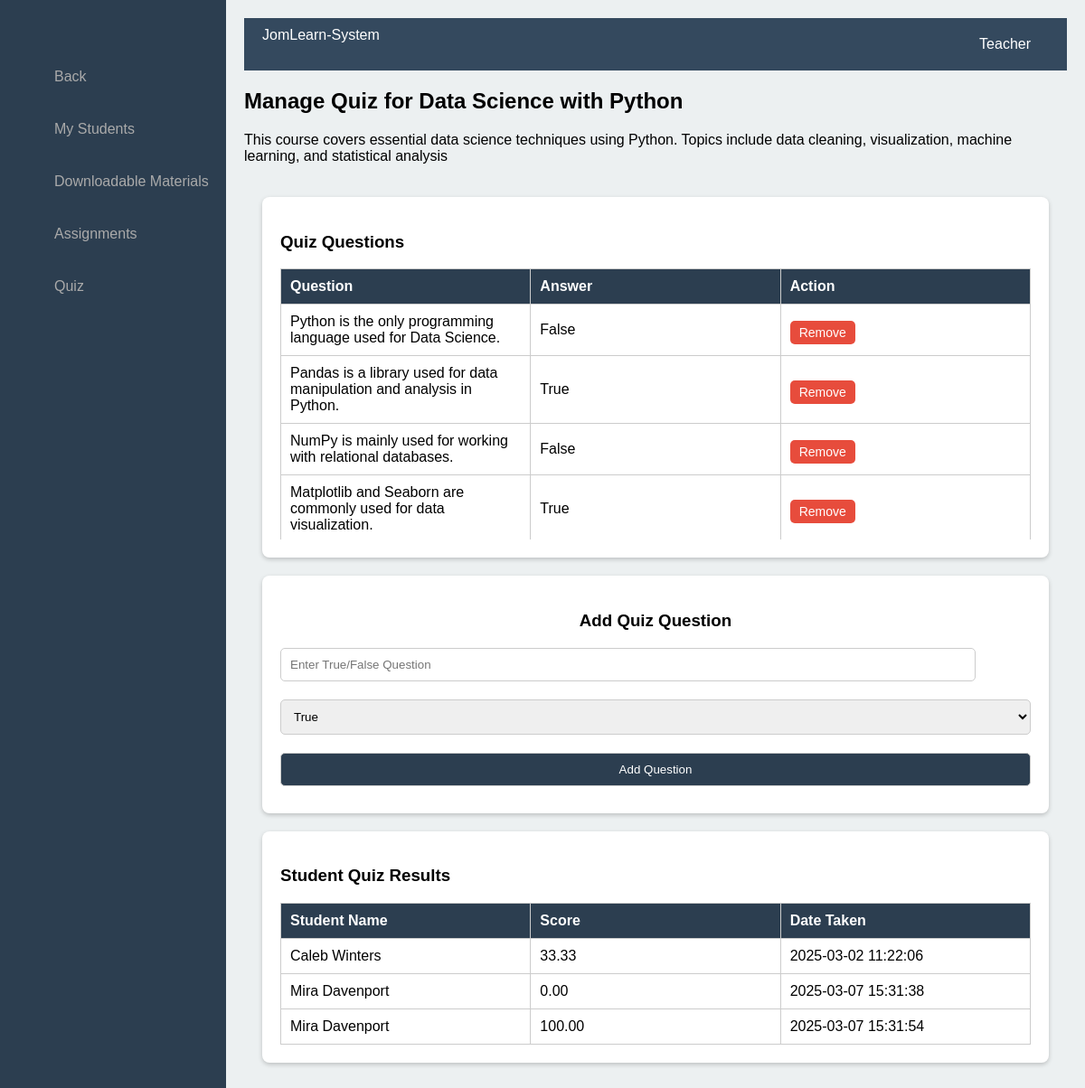
Page /quiz_teacher.php?id=73 on the committed database.
### tables this page shows
CREATE TABLE `courses` (
  `id` int(11) NOT NULL,
  `title` varchar(255) NOT NULL,
  `description` text NOT NULL,
  `teacher_id` int(11) NOT NULL
);

CREATE TABLE `quizzes` (
  `id` int(11) NOT NULL,
  `course_id` int(11) DEFAULT NULL,
  `question` text NOT NULL,
  `answer` enum('True','False') NOT NULL
);

CREATE TABLE `quiz_results` (
  `id` int(11) NOT NULL,
  `student_id` int(11) NOT NULL,
  `course_id` int(11) NOT NULL,
  `score` decimal(5,2) NOT NULL,
  `taken_at` timestamp NOT NULL DEFAULT current_timestamp()
);

CREATE TABLE `students` (
  `student_id` int(11) NOT NULL,
  `fullname` varchar(255) NOT NULL,
  `id_number` varchar(50) NOT NULL,
  `email` varchar(255) NOT NULL,
  `password` varchar(255) NOT NULL
);

### quiz_teacher.php (the view, shortened to what this page needs)
<?php
$servername = "localhost";
$username = "root";
$password = "";
$dbname = "assignment3";
$conn = new mysqli($servername, $username, $password, $dbname);
$course_id = $_SESSION['course_id'] ?? 0;
$course_query = "SELECT title, description FROM courses WHERE id = ?";
$stmt = $conn->prepare($course_query);
$stmt->bind_param("i", $course_id);
$stmt->execute();
$stmt->bind_result($course_title, $course_description);
$quiz_query = "SELECT id, question, answer FROM quizzes WHERE course_id = ?";
$stmt = $conn->prepare($quiz_query);
$stmt->bind_param("i", $course_id);
$stmt->execute();
$result = $stmt->get_result();
$quiz_list = "";
while ($row = $result->fetch_assoc()) {
    $quiz_list .= "<tr>
                    <td>" . htmlspecialchars($row['question']) . "</td>
                    <td>" . htmlspecialchars($row['answer']) . "</td>
                    <td>
                        <a href='delete_quiz.php?id={$row['id']}' class='btn remove' onclick='return confirm(\"Are you sure you want to delete this question?\")'>Remove</a>
                    </td>
                   </tr>";
}
$results_query = "SELECT s.fullname, qr.score, qr.taken_at
                  FROM quiz_results qr
                  JOIN students s ON qr.student_id = s.student_id
                  WHERE qr.course_id = ?";
$stmt = $conn->prepare($results_query);
$stmt->bind_param("i", $course_id);
$stmt->execute();
$result = $stmt->get_result();
$results_list = "";
while ($row = $result->fetch_assoc()) {
    $results_list .= "<tr>
                        <td>" . htmlspecialchars($row['fullname']) . "</td>
                        <td>" . htmlspecialchars($row['score']) . "</td>
                        <td>" . htmlspecialchars($row['taken_at']) . "</td>
                      </tr>";
}
?>
<!DOCTYPE html>
<html lang="en">
<head>
</head>
<body>
<?php include 'bar_teacher2.php'; ?>
<h2>Manage Quiz for <?php echo htmlspecialchars($course_title); ?></h2>
<p><?php echo htmlspecialchars($course_description); ?></p>
<div class="container">
    <div class="downloadcontainer">
        <h3>Quiz Questions</h3>
        <div class="table-container">
            <table>
                <tr>
                    <th>Question</th>
                    <th>Answer</th>
                    <th>Action</th>
                </tr>
                <?php echo $quiz_list ?: "<tr><td colspan='3'>No quiz questions added yet.</td></tr>"; ?>
            </table>
        </div>
    </div>
    <div class="addcontainer">
        <h3>Add Quiz Question</h3>
        <form action="add_quiz.php" method="POST">
            <input type="text" name="question" placeholder="Enter True/False Question" required>
            <select name="answer" required>
                <option value="True">True</option>
            </select>
            <button type="submit">Add Question</button>
        </form>
    </div>
    <div class="downloadcontainer">
        <h3>Student Quiz Results</h3>
        <div class="table-container">
            <table>
                <tr>
                    <th>Student Name</th>
                    <th>Score</th>
                    <th>Date Taken</th>
                </tr>
                <?php echo $results_list ?: "<tr><td colspan='3'>No quiz results available.</td></tr>"; ?>
            </table>
        </div>
    </div>
</div>
</body>
</html>

### quiz_teacher.php (style rules this page uses)
.container { display: flex; flex-wrap: wrap; gap: 20px; padding: 20px; justify-content: space-between; }
.downloadcontainer { flex: 1 1 65%; min-width: 300px; text-align: left; background: white; padding: 20px; border-radius: 8px; box-shadow: 0 2px 5px rgba(0,0,0,0.2); }
.addcontainer { flex: 1 1 30%; min-width: 250px; text-align: center; background: white; padding: 20px; border-radius: 8px; box-shadow: 0 2px 5px rgba(0,0,0,0.2); }
input, button, select { width: 100%; padding: 10px; margin: 10px 0; border: 1px solid #ccc; border-radius: 5px; }
button { background: #2c3e50; color: white; cursor: pointer; }
.btn { display: inline-block; padding: 5px 10px; margin-top: 5px; text-decoration: none; border-radius: 5px; font-size: 14px; }
.remove { background: #e74c3c; color: white; }
.table-container { max-height: 300px; overflow-y: auto; }
table { width: 100%; border-collapse: collapse; table-layout: fixed; }
th, td { border: 1px solid #ccc; padding: 10px; text-align: left; word-wrap: break-word; white-space: normal; }
th { background-color: #2c3e50; color: white; }
input[name="question"] { width: 90%; text-align: left; display: block; }

### bar_teacher2.php (style rules this page uses)
body { font-family: Arial, sans-serif; margin: 0; padding: 0; display: flex; height: 100vh; }

### rows in the picture
courses: title "Data Science with Python", description "This course covers essential data science techniques using Python. Topics include data cleaning, visualization, machine learning, and statistical analysis"
quizzes: question "Python is the only programming language used for Data Science.", answer "False"
quizzes: question "Pandas is a library used for data manipulation and analysis in Python.", answer "True"
quizzes: question "NumPy is mainly used for working with relational databases.", answer "False"
quizzes: question "Matplotlib and Seaborn are commonly used for data visualization.", answer "True"
quiz_results: student.fullname "Caleb Winters", score "33.33", taken_at "2025-03-02 11:22:06"
quiz_results: student.fullname "Mira Davenport", score "0.00", taken_at "2025-03-07 15:31:38"
quiz_results: student.fullname "Mira Davenport", score "100.00", taken_at "2025-03-07 15:31:54"
